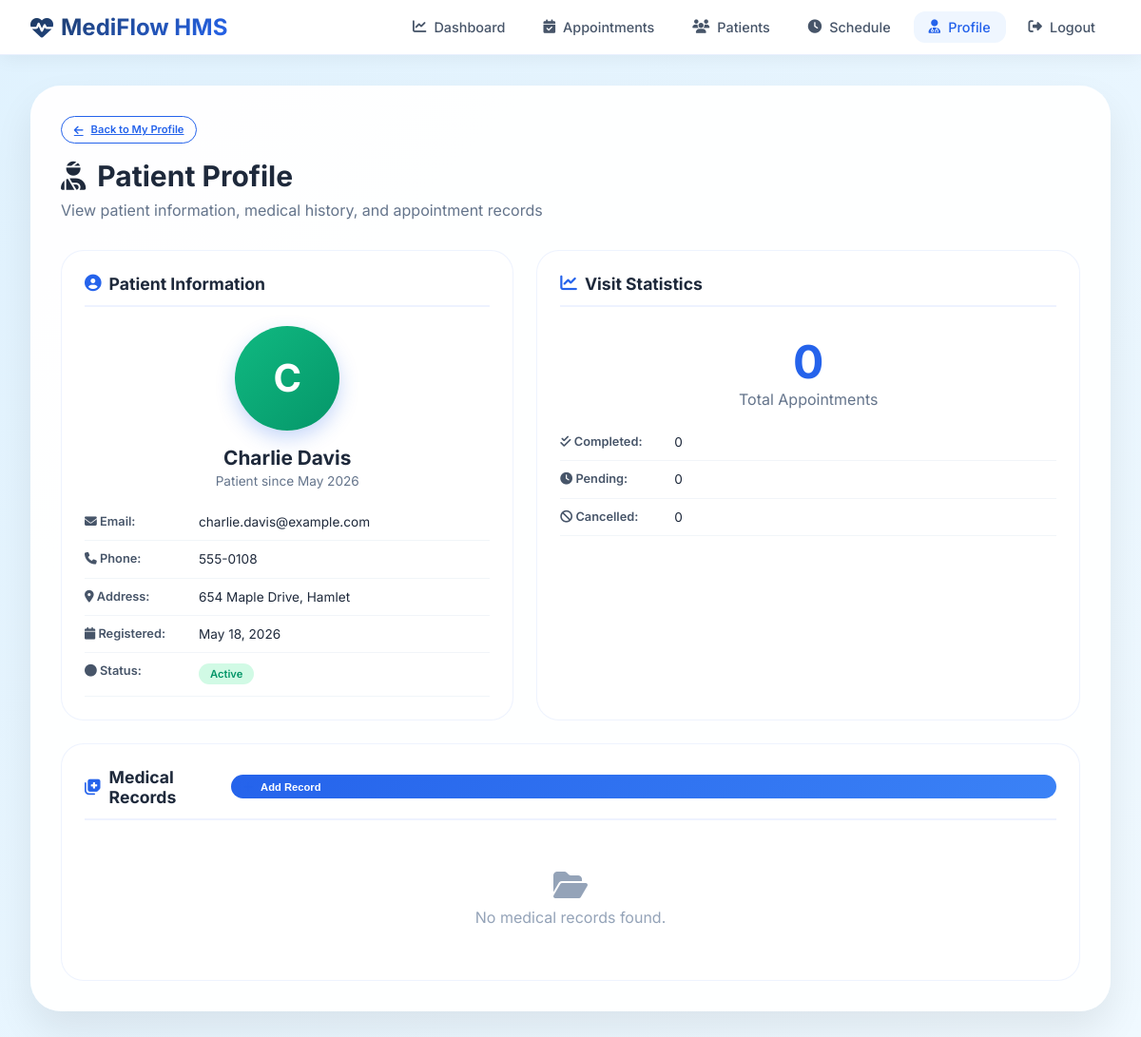
/doctor/profile.php?patient_id=9 (signed in), run on an earlier commit of the app's database.
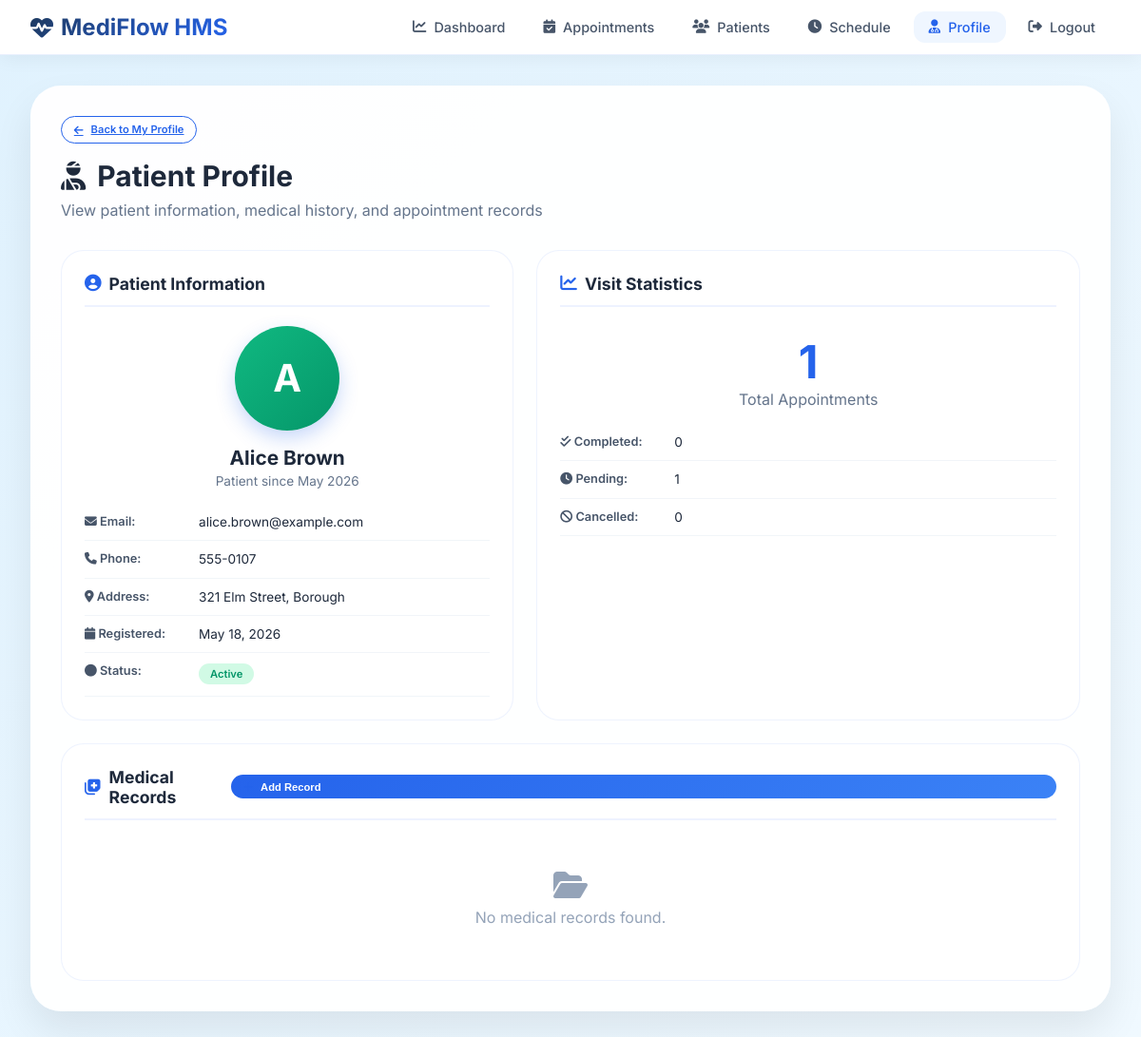
And on a later commit of the database.
### tables this page shows
CREATE TABLE users (
    id INT PRIMARY KEY AUTO_INCREMENT,
    username VARCHAR(50) UNIQUE NOT NULL,
    email VARCHAR(100) UNIQUE NOT NULL,
    password VARCHAR(255) NOT NULL,
    full_name VARCHAR(100) NOT NULL,
    phone VARCHAR(20),
    address TEXT,
    role ENUM('patient', 'doctor', 'admin') DEFAULT 'patient',
    is_active BOOLEAN DEFAULT TRUE,
    created_at TIMESTAMP DEFAULT CURRENT_TIMESTAMP,
    last_login TIMESTAMP NULL,
    reset_token VARCHAR(255) NULL,
    reset_token_expiry DATETIME NULL,
    email_verified BOOLEAN DEFAULT FALSE
);

CREATE TABLE appointments (
    id INT PRIMARY KEY AUTO_INCREMENT,
    patient_id INT,
    doctor_id INT,
    appointment_date DATE NOT NULL,
    appointment_time TIME NOT NULL,
    status ENUM('pending', 'confirmed', 'completed', 'cancelled') DEFAULT 'pending',
    symptoms TEXT,
    notes TEXT,
    created_at TIMESTAMP DEFAULT CURRENT_TIMESTAMP,
    updated_at TIMESTAMP DEFAULT CURRENT_TIMESTAMP ON UPDATE CURRENT_TIMESTAMP,
    FOREIGN KEY (patient_id) REFERENCES users(id) ON DELETE CASCADE,
    FOREIGN KEY (doctor_id) REFERENCES doctors(id) ON DELETE CASCADE,
    UNIQUE KEY unique_appointment (doctor_id, appointment_date, appointment_time)
);

### includes/SessionManager.php (called while the page is built, shortened)
<?php
class SessionManager {
    public static function getUserId() {
        return $_SESSION['user_id'] ?? null;
    }
}
?>

### doctor/profile.php (the view, shortened to what the changed rows need)
<?php
require_once '../includes/SessionManager.php';
$database = new Database();
$db = $database->getConnection();
$user_id = SessionManager::getUserId();
$doctorQuery = "SELECT d.*, u.username, u.email, u.full_name, u.phone, u.address,
                u.created_at as registered_date, u.last_login, u.is_active
                FROM doctors d
                JOIN users u ON d.user_id = u.id
                WHERE d.user_id = :user_id";
$stmt = $db->prepare($doctorQuery);
$stmt->bindParam(':user_id', $user_id);
$stmt->execute();
$doctor = $stmt->fetch(PDO::FETCH_ASSOC);
$view_patient_id = isset($_GET['patient_id']) ? (int)$_GET['patient_id'] : null;
$view_patient = null;
$patient_appointments = [];
$patient_medical_records = [];
if ($view_patient_id) {
    $patientQuery = "SELECT * FROM users WHERE id = :patient_id AND role = 'patient'";
    $patientStmt = $db->prepare($patientQuery);
    $patientStmt->bindParam(':patient_id', $view_patient_id);
    $patientStmt->execute();
    $view_patient = $patientStmt->fetch(PDO::FETCH_ASSOC);
    if ($view_patient) {
        $appointmentsQuery = "SELECT a.*, d.specialization
                             FROM appointments a
                             JOIN doctors d ON a.doctor_id = d.id
                             WHERE a.patient_id = :patient_id AND a.doctor_id = :doctor_id
                             ORDER BY a.appointment_date DESC, a.appointment_time DESC";
        $appointmentsStmt = $db->prepare($appointmentsQuery);
        $appointmentsStmt->bindParam(':patient_id', $view_patient_id);
        $appointmentsStmt->bindParam(':doctor_id', $doctor['id']);
        $appointmentsStmt->execute();
        $patient_appointments = $appointmentsStmt->fetchAll(PDO::FETCH_ASSOC);
        $recordsQuery = "SELECT * FROM medical_records
                        WHERE patient_id = :patient_id AND doctor_id = :doctor_id
                        ORDER BY record_date DESC, created_at DESC";
        $recordsStmt = $db->prepare($recordsQuery);
        $recordsStmt->bindParam(':patient_id', $view_patient_id);
        $recordsStmt->bindParam(':doctor_id', $user_id);
        $recordsStmt->execute();
        $patient_medical_records = $recordsStmt->fetchAll(PDO::FETCH_ASSOC);
    }
}
?>
<!DOCTYPE html>
<html lang="en">
<head>
    <link rel="stylesheet" href="https://cdnjs.cloudflare.com/ajax/libs/font-awesome/6.4.0/css/all.min.css">
</head>
<body>
    <div class="container">
        <div class="glass-card fade-in">
            <?php if ($view_patient): ?>
                <div class="page-header">
                    <a href="profile.php" class="btn btn-outline btn-sm" style="margin-bottom: 1rem;">
                        <i class="fas fa-arrow-left"></i> Back to My Profile
                    </a>
                    <h1><i class="fas fa-user-injured"></i> Patient Profile</h1>
                    <p>View patient information, medical history, and appointment records</p>
                </div>
                <div class="profile-grid">
                    <div class="card">
                        <div class="card-header"><i class="fas fa-user-circle"></i> Patient Information</div>
                        <div style="text-align:center;">
                            <div class="profile-avatar" style="background: linear-gradient(135deg, #10b981, #059669); margin:0 auto 1rem;">
                                <?php echo strtoupper(substr($view_patient['full_name'], 0, 1)); ?>
                            </div>
                            <div class="profile-name"><?php echo htmlspecialchars($view_patient['full_name']); ?></div>
                            <div class="profile-role">Patient since <?php echo date('F Y', strtotime($view_patient['created_at'])); ?></div>
                        </div>
                        <div style="margin-top:1rem;">
                            <div class="detail-row"><div class="detail-label"><i class="fas fa-envelope"></i> Email:</div><div class="detail-value"><?php echo htmlspecialchars($view_patient['email']); ?></div></div>
                            <div class="detail-row"><div class="detail-label"><i class="fas fa-phone"></i> Phone:</div><div class="detail-value"><?php echo htmlspecialchars($view_patient['phone'] ?? 'N/A'); ?></div></div>
                            <div class="detail-row"><div class="detail-label"><i class="fas fa-map-marker-alt"></i> Address:</div><div class="detail-value"><?php echo htmlspecialchars($view_patient['address'] ?? 'N/A'); ?></div></div>
                            <div class="detail-row"><div class="detail-label"><i class="fas fa-calendar"></i> Registered:</div><div class="detail-value"><?php echo date('F d, Y', strtotime($view_patient['created_at'])); ?></div></div>
                            <div class="detail-row"><div class="detail-label"><i class="fas fa-circle"></i> Status:</div><div class="detail-value"><span class="badge badge-success">Active</span></div></div>
                        </div>
                    </div>
                    <div class="card">
                        <div class="card-header"><i class="fas fa-chart-line"></i> Visit Statistics</div>
                        <div style="text-align:center; padding:0.5rem;">
                            <div style="font-size:3rem; font-weight:700; color:#2563eb;"><?php echo count($patient_appointments); ?></div>
                            <div style="color:#64748b;">Total Appointments</div>
                        </div>
                        <div style="margin-top:0.5rem;">
                            <div class="detail-row"><div class="detail-label"><i class="fas fa-check-double"></i> Completed:</div><div class="detail-value"><?php echo count(array_filter($patient_appointments, fn($a) => $a['status'] == 'completed')); ?></div></div>
                            <div class="detail-row"><div class="detail-label"><i class="fas fa-clock"></i> Pending:</div><div class="detail-value"><?php echo count(array_filter($patient_appointments, fn($a) => $a['status'] == 'pending')); ?></div></div>
                            <div class="detail-row"><div class="detail-label"><i class="fas fa-ban"></i> Cancelled:</div><div class="detail-value"><?php echo count(array_filter($patient_appointments, fn($a) => $a['status'] == 'cancelled')); ?></div></div>
                        </div>
                    </div>
                </div>
                <div class="card" style="margin-top:1.5rem;">
                    <div class="card-header">
                        <i class="fas fa-notes-medical"></i> Medical Records
                        <button class="btn btn-primary btn-sm" style="margin-left:auto;" onclick="location.href='add-record.php?patient_id=<?php echo $view_patient_id; ?>'"><i class="fas fa-plus"></i> Add Record</button>
                    </div>
                    <?php if (count($patient_medical_records) > 0): ?>
                        <div class="table-wrapper">
                            <table class="data-table">
                                <thead><tr><th>Date</th><th>Diagnosis</th><th>Prescription</th><th>BP</th><th>HR</th><th></th></tr></thead>
                                <tbody>
                                    <?php foreach ($patient_medical_records as $record): ?>
                                    <tr>
                                        <td><?php echo date('M d, Y', strtotime($record['record_date'])); ?></td>
                                        <td><?php echo htmlspecialchars(substr($record['diagnosis'] ?? '', 0, 40)); ?></td>
                                        <td><?php echo htmlspecialchars(substr($record['prescription'] ?? '', 0, 40)); ?></td>
                                        <td><?php echo htmlspecialchars($record['blood_pressure'] ?? 'N/A'); ?></td>
                                        <td><?php echo htmlspecialchars($record['heart_rate'] ?? 'N/A'); ?></td>
                                        <td><button class="btn btn-outline btn-sm" onclick="viewRecord(<?php echo $record['id']; ?>)"><i class="fas fa-eye"></i></button></td>
                                    </tr>
                                    <?php endforeach; ?>
                                </tbody>
                            </table>
                        </div>
                    <?php else: ?>
                        <div style="text-align:center; padding:2rem; color:#94a3b8;"><i class="fas fa-folder-open" style="font-size:2rem; margin-bottom:0.5rem; display:block;"></i>No medical records found.</div>
                    <?php endif; ?>
                </div>
            <?php endif; ?>
        </div>
    </div>
</body>
</html>

What changed in the data, as far as the page shows it:
changed users: full_name "C" → "A"; full_name "Charlie Davis" → "Alice Brown"; email "charlie.davis@example.com" → "alice.brown@example.com"; phone "555-0108" → "555-0107"; address "654 Maple Drive, Hamlet" → "321 Elm Street, Borough"
now on this page (row edited): appointments: status "0", status "1"
Also different on the page:
count($patient_appointments): "0" → "1"
text no longer shown: "0 0 0"
